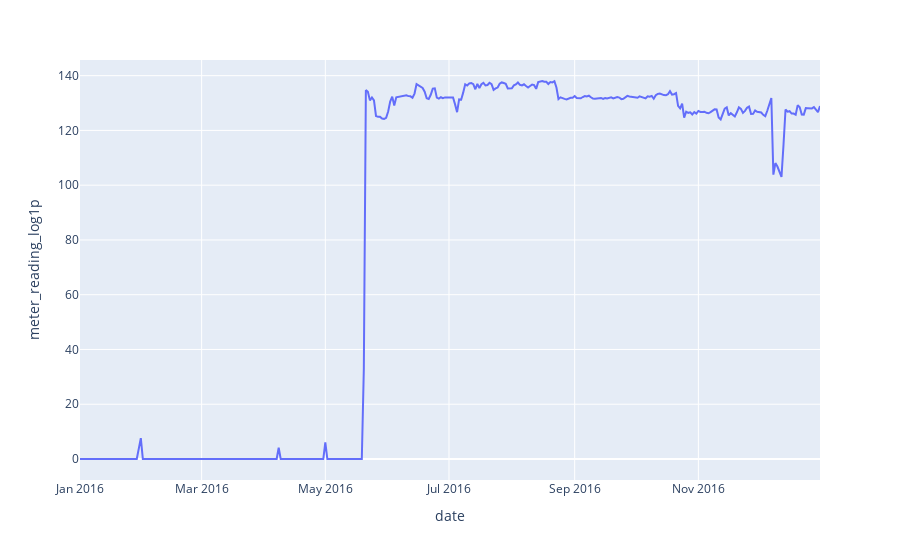

Notebook cell for this chart:
### Code cell
plot_date_usage(train_df, meter=0, building_id=0)

### Figure 1 — Plotly figure (JSON) as saved in the notebook; plotly's stock layout.template omitted (floating-point values rounded to 4 significant figures; data arrays with more than 128 entries replaced by an {"elided": "..."} marker saying what was removed)
{"data": [{"hoverlabel": {"namelength": 0}, "hovertemplate": "date=%{x}<br>meter_reading_log1p=%{y}", "legendgroup": "", "line": {"color": "#636efa", "dash": "solid"}, "mode": "lines", "name": "", "showlegend": false, "type": "scatter", "x": {"elided": "366 str values"}, "xaxis": "x", "y": {"elided": "366 float values"}, "yaxis": "y"}], "layout": {"legend": {"tracegroupgap": 0}, "margin": {"t": 60}, "xaxis": {"anchor": "y", "domain": [0.0, 1.0], "title": {"text": "date"}}, "yaxis": {"anchor": "x", "domain": [0.0, 1.0], "title": {"text": "meter_reading_log1p"}}}}
